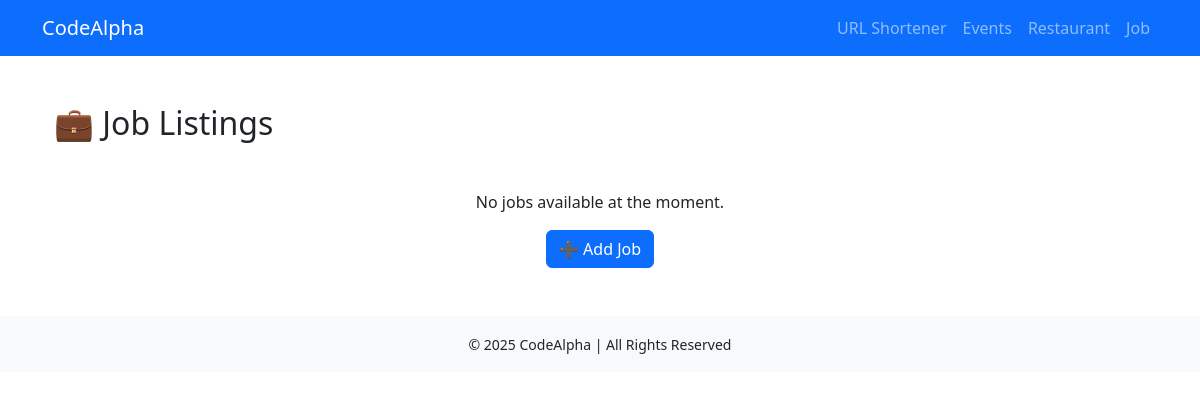
Page /job/list/ on the earlier database version.
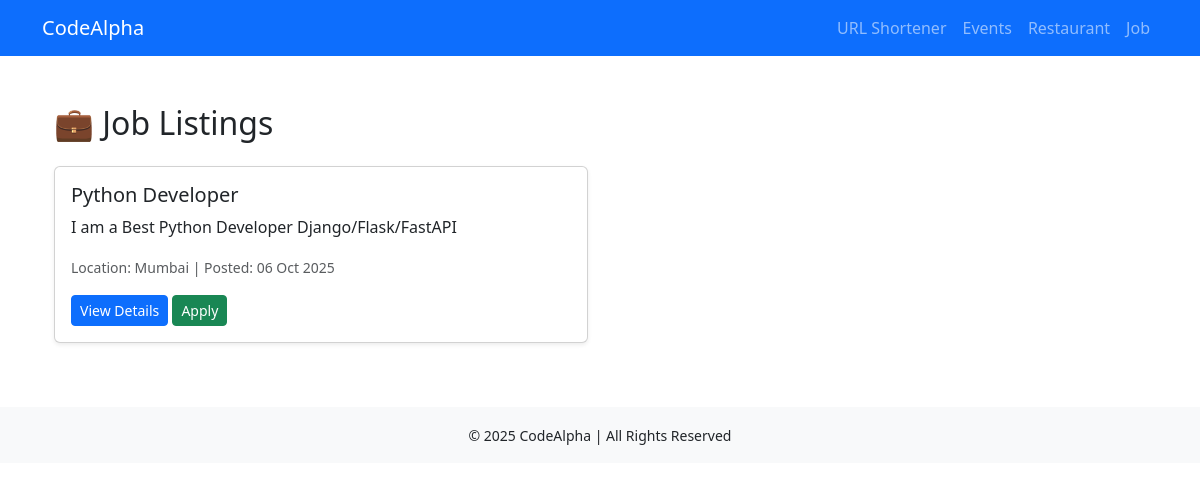
Same page on the later database version.
### jobapp/models.py (models this page shows, shortened)
class JobListing(models.Model):
    employer = models.ForeignKey(Employer, on_delete=models.CASCADE, related_name='jobs')
    title = models.CharField(max_length=200)
    description = models.TextField()
    location = models.CharField(max_length=200)
    salary = models.CharField(max_length=100, blank=True)
    is_active = models.BooleanField(default=True)
    created_at = models.DateTimeField(default=timezone.now)
    deadline = models.DateTimeField(null=True, blank=True)

### jobapp/views.py (the view)
# urls.py: path('list/', views.job_list, name='job_list'),
def job_list(request):
    jobs = JobListing.objects.filter(is_active=True).order_by('-created_at')
    return render(request, 'job/job_list.html', {'jobs': jobs})

### templates/job/job_list.html (shortened to what this page needs)
{% extends 'base.html' %}
{% block content %}
<div class="container mt-5">
  <h2 class="mb-4">💼 Job Listings</h2>
  {% if jobs %}
    <div class="row">
      {% for job in jobs %}
        <div class="col-md-6 mb-3">
          <div class="card shadow-sm">
            <div class="card-body">
              <h5 class="card-title">{{ job.title }}</h5>
              <p class="card-text">{{ job.description|truncatechars:120 }}</p>
              <p class="card-text"><small class="text-muted">Location: {{ job.location }} | Posted: {{ job.created_at|date:"d M Y" }}</small></p>
              <a href="{% url 'jobapp:job_detail' job.id %}" class="btn btn-primary btn-sm">View Details</a>
              <a href="{% url 'jobapp:apply_job' job.id %}" class="btn btn-success btn-sm">Apply</a>
            </div>
          </div>
        </div>
      {% endfor %}
    </div>
  {% else %}
    <div class="text-center mt-5">
      <p>No jobs available at the moment.</p>
      <a href="{% url 'jobapp:add_job' %}" class="btn btn-primary">➕ Add Job</a>
    </div>
  {% endif %}
</div>
{% endblock %}

Differences in the rows shown:
added JobListing: title "Python Developer", description "I am a Best Python Developer Django/Flask/FastAPI", location "Mumbai", created_at "06 Oct 2025"
Other differences:
text no longer shown: "No jobs available at the moment. ➕ Add Job"
